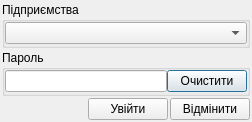
<?xml version="1.0" encoding="UTF-8"?>
<ui version="4.0">
 <class>UDialogLogin_salary</class>
 <widget class="QDialog" name="UDialogLogin_salary">
  <property name="geometry">
   <rect>
    <x>0</x>
    <y>0</y>
    <width>252</width>
    <height>122</height>
   </rect>
  </property>
  <property name="windowTitle">
   <string>Вхід до програми &quot;Ель-Зар&quot;</string>
  </property>
  <layout class="QVBoxLayout" name="verticalLayout_2">
   <property name="spacing">
    <number>2</number>
   </property>
   <property name="margin">
    <number>2</number>
   </property>
   <item>
    <widget class="QGroupBox" name="groupBox_pidpryemstva">
     <property name="title">
      <string>Підприємства</string>
     </property>
     <layout class="QVBoxLayout" name="verticalLayout">
      <property name="spacing">
       <number>0</number>
      </property>
      <property name="margin">
       <number>0</number>
      </property>
      <item>
       <widget class="QComboBox" name="comboBox_pidpryemstva"/>
      </item>
     </layout>
    </widget>
   </item>
   <item>
    <widget class="QGroupBox" name="groupBox_password">
     <property name="title">
      <string>Пароль</string>
     </property>
     <layout class="QHBoxLayout" name="horizontalLayout">
      <property name="spacing">
       <number>0</number>
      </property>
      <property name="margin">
       <number>0</number>
      </property>
      <item>
       <widget class="QLineEdit" name="lineEdit_password">
        <property name="echoMode">
         <enum>QLineEdit::Password</enum>
        </property>
       </widget>
      </item>
      <item>
       <widget class="QPushButton" name="pushButton_clearPswrd">
        <property name="text">
         <string>Очистити</string>
        </property>
        <property name="icon">
         <iconset resource="../uPictRc.qrc">
          <normaloff>:/crystalProject/pictures/crystal-project-actions-PNG/editclear-256.png</normaloff>:/crystalProject/pictures/crystal-project-actions-PNG/editclear-256.png</iconset>
        </property>
       </widget>
      </item>
     </layout>
    </widget>
   </item>
   <item>
    <layout class="QHBoxLayout" name="horizontalLayout_2">
     <property name="spacing">
      <number>2</number>
     </property>
     <item>
      <spacer name="horizontalSpacer">
       <property name="orientation">
        <enum>Qt::Horizontal</enum>
       </property>
       <property name="sizeHint" stdset="0">
        <size>
         <width>40</width>
         <height>20</height>
        </size>
       </property>
      </spacer>
     </item>
     <item>
      <widget class="QPushButton" name="pushButton_accept">
       <property name="text">
        <string>Увійти</string>
       </property>
       <property name="icon">
        <iconset resource="../uPictRc.qrc">
         <normaloff>:/crystalProject/pictures/crystal-project-actions-PNG/agt_action_success-256.png</normaloff>:/crystalProject/pictures/crystal-project-actions-PNG/agt_action_success-256.png</iconset>
       </property>
      </widget>
     </item>
     <item>
      <widget class="QPushButton" name="pushButton_reject">
       <property name="text">
        <string>Відмінити</string>
       </property>
       <property name="icon">
        <iconset resource="../uPictRc.qrc">
         <normaloff>:/crystalProject/pictures/crystal-project-actions-PNG/button_cancel-256.png</normaloff>:/crystalProject/pictures/crystal-project-actions-PNG/button_cancel-256.png</iconset>
       </property>
      </widget>
     </item>
    </layout>
   </item>
  </layout>
 </widget>
 <tabstops>
  <tabstop>comboBox_pidpryemstva</tabstop>
  <tabstop>lineEdit_password</tabstop>
  <tabstop>pushButton_accept</tabstop>
  <tabstop>pushButton_reject</tabstop>
 </tabstops>
 <resources>
  <include location="../uPictRc.qrc"/>
 </resources>
 <connections/>
</ui>
